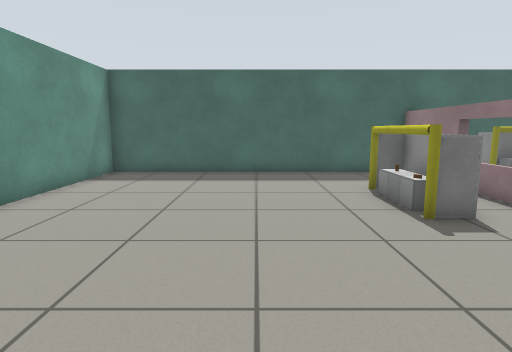
view 1 (above)

20 first-person views from a walk through a Gazebo world. The camera is 0.86 m above the floor, tilts 8° down and sees 75° across. The floor is counted in squares, 0.5 m on a side. Each view is taken from the middle of a square. On the plan, view 1 faces up. The plan holds only what a view shows up to about 16 squares ahead; the rest is blank. The robots in the file are not drawn. Gazebo's built-in surfaces are drawn with simple patterns. Simple shapes stand in for some stock models.

view 2
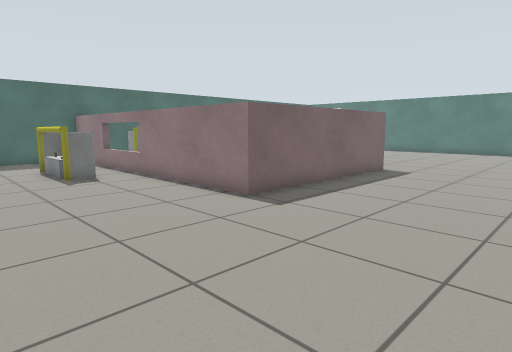

view 3
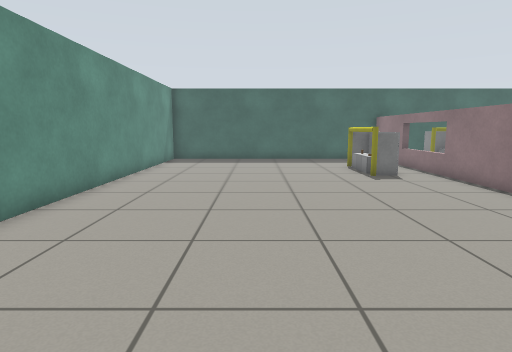

view 4
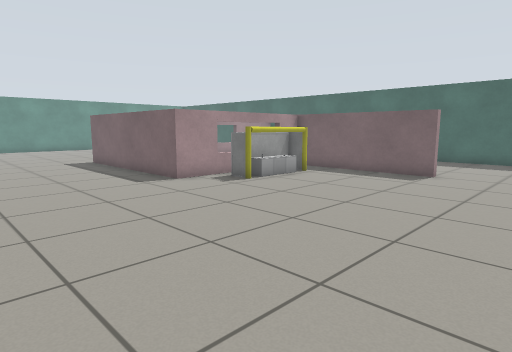

view 5
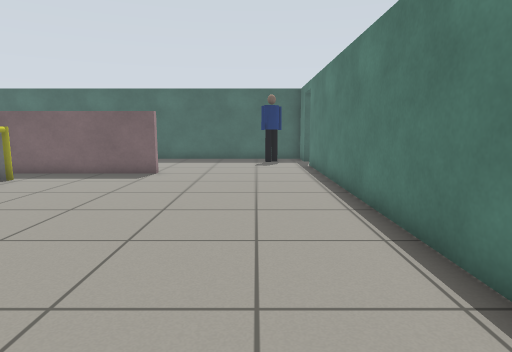

view 6
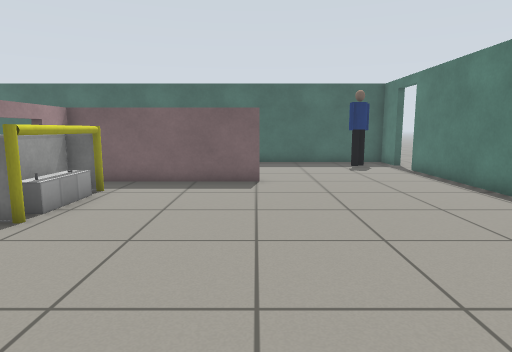

view 7
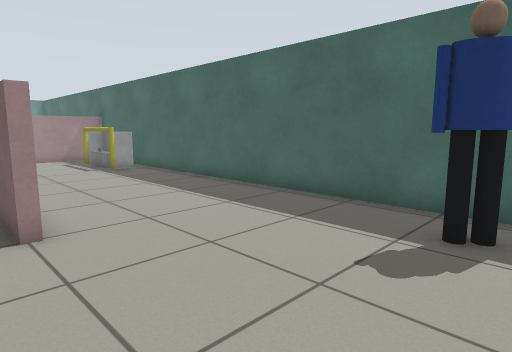

view 8
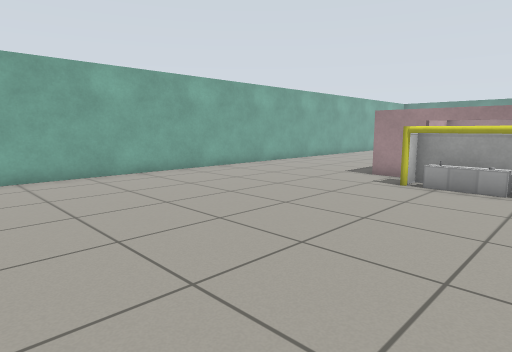

view 9
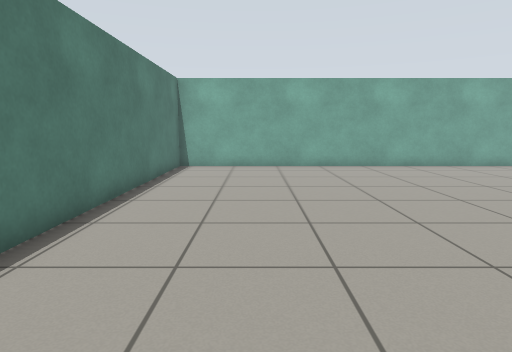

view 10
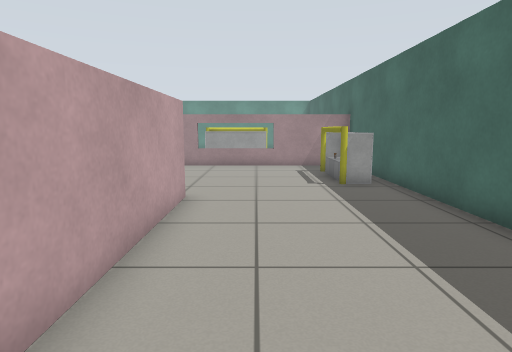

view 11
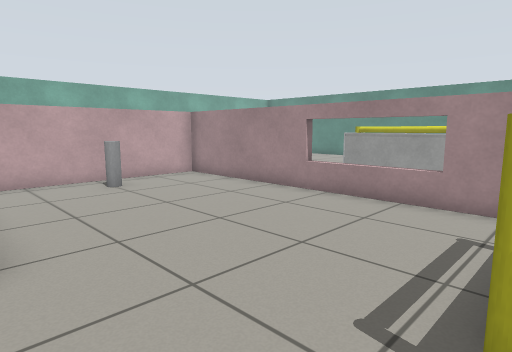

view 12
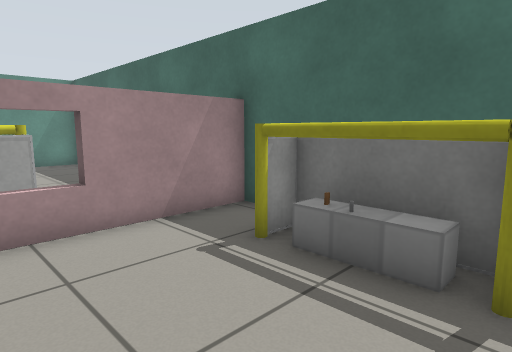

view 13
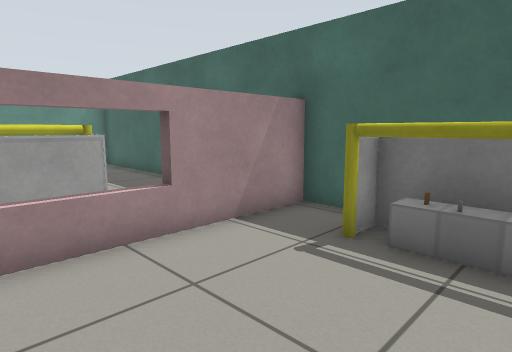

view 14
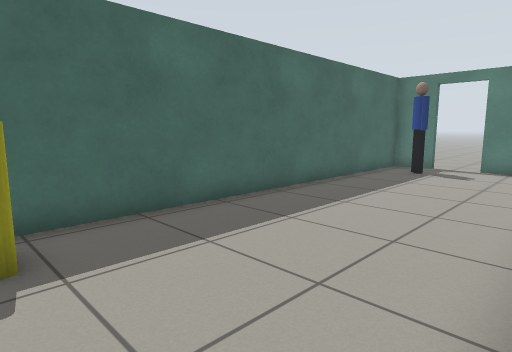

view 15
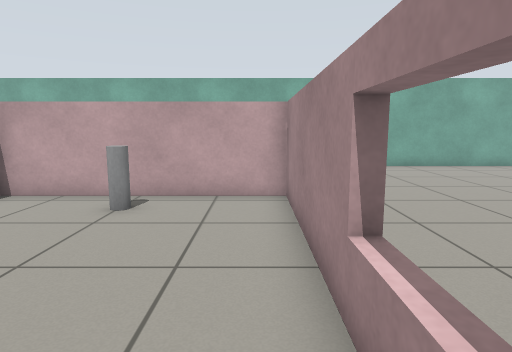

view 16
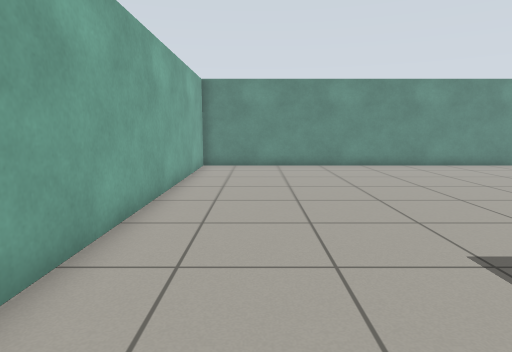

view 17
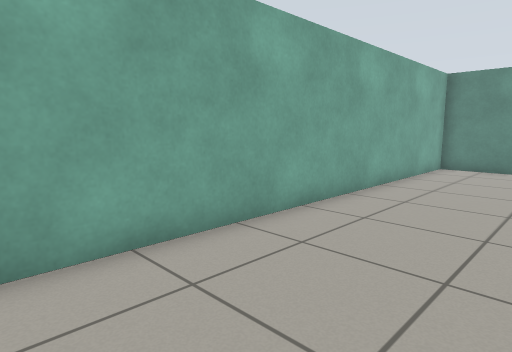

view 18
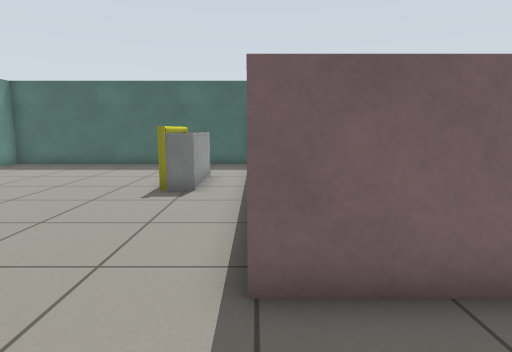

view 19
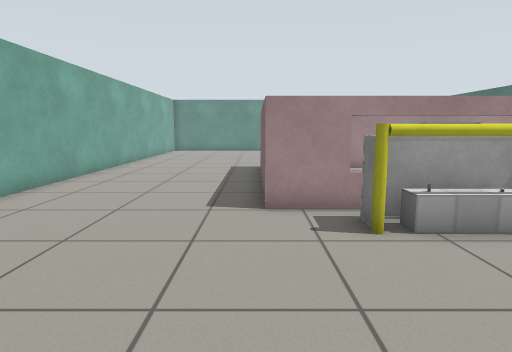

view 20
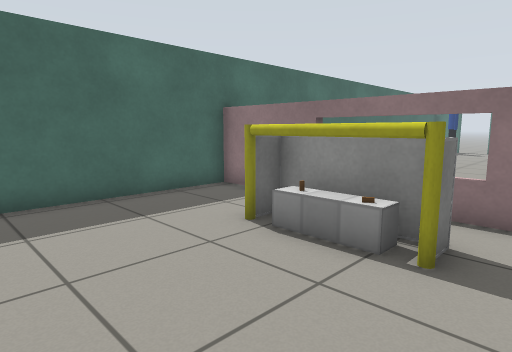

### Floor plan
Points are (right, up) in squares from view 1. A wall is a line through its corners. A room is listed if a view was taken in it or the views show most of it. See-through windows are left out.
Room 1 (views 1, 2, 3, 4, 5, 6, 7, 8, 9, 10, 11, 12, 13, 14, 15, 16, 17, 18, 19, 20)
walls: (13.5, 7.2) (19.9, 7.2); (20.3, 6.9) (13.9, 6.9) (13.9, 0.2) (5.9, 0.2) (5.9, 13.5); (6.2, 13.5) (6.2, 0.5) (13.6, 0.5); (26.6, 11.8) (26.6, 13.4) (-5.8, 13.4) (-5.8, -6.5) (26.6, -6.5) (26.6, 10)
ways out: open door at (27, 10.5)
objects: cup (3, 6) to (4, 10); other object (4, 7); other object (4, 8); white box (4, 9); cup (8, 12) to (12, 13); other object (9, 12); grey cylinder (10, 2); other object (10, 12); white box (11, 12); cup (15, 2) to (16, 5); other object (15, 3); other object (15, 4); white box (15, 5); person (25, 12)

Where each view was taken, in squares from view 1:
view 1: 0 up, 0 right, facing up
view 2: 6 down, 0 right, facing up-right
view 3: 6 down, 1 left, facing up
view 4: 6 down, 24 right, facing up-left
view 5: 6 down, 24 right, facing up
view 6: 4 down, 20 right, facing up
view 7: 6 up, 26 right, facing up-left
view 8: 6 up, 26 right, facing down-left
view 9: 9 up, 23 right, facing down
view 10: 9 up, 22 right, facing left
view 11: 12 up, 14 right, facing down-left
view 12: 8 up, 12 right, facing up-left
view 13: 7 up, 11 right, facing up-left
view 14: 7 up, 11 right, facing up-right
view 15: 9 up, 7 right, facing down
view 16: 4 down, 10 right, facing left
view 17: 2 down, 10 right, facing down-left
view 18: 3 down, 6 right, facing up
view 19: 0 up, 21 right, facing left
view 20: 5 up, 1 left, facing up-right
